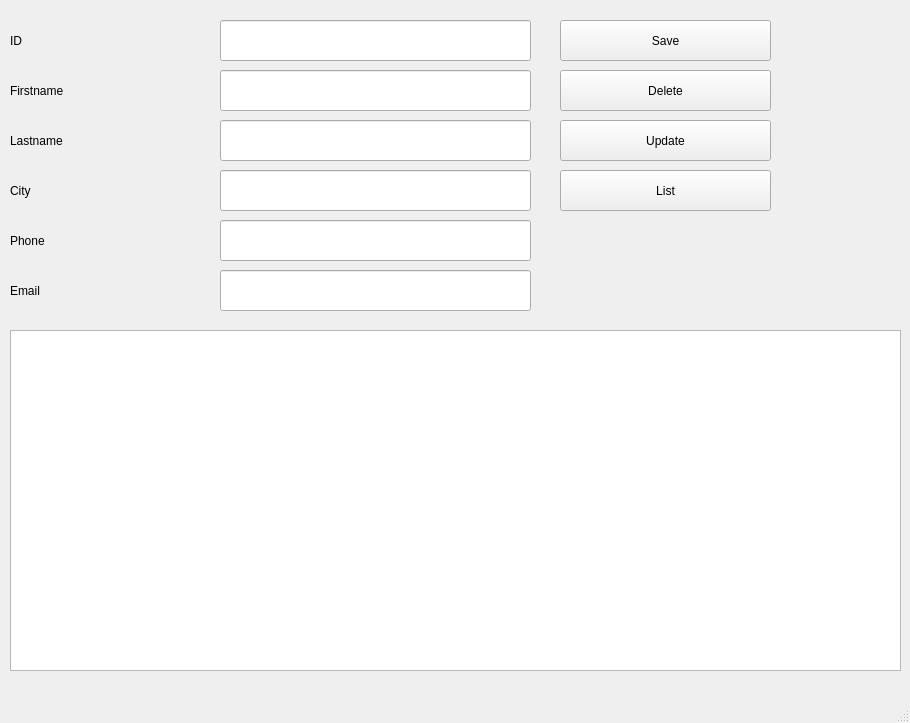
<?xml version="1.0" encoding="UTF-8"?>
<ui version="4.0">
 <class>MainWindow</class>
 <widget class="QMainWindow" name="MainWindow">
  <property name="geometry">
   <rect>
    <x>0</x>
    <y>0</y>
    <width>910</width>
    <height>723</height>
   </rect>
  </property>
  <property name="windowTitle">
   <string>MainWindow</string>
  </property>
  <widget class="QWidget" name="centralwidget">
   <widget class="QPushButton" name="btnSave">
    <property name="geometry">
     <rect>
      <x>560</x>
      <y>20</y>
      <width>211</width>
      <height>41</height>
     </rect>
    </property>
    <property name="text">
     <string>Save</string>
    </property>
   </widget>
   <widget class="QPushButton" name="btnDelete">
    <property name="geometry">
     <rect>
      <x>560</x>
      <y>70</y>
      <width>211</width>
      <height>41</height>
     </rect>
    </property>
    <property name="text">
     <string>Delete</string>
    </property>
   </widget>
   <widget class="QPushButton" name="btnUpdate">
    <property name="geometry">
     <rect>
      <x>560</x>
      <y>120</y>
      <width>211</width>
      <height>41</height>
     </rect>
    </property>
    <property name="text">
     <string>Update</string>
    </property>
   </widget>
   <widget class="QPushButton" name="btnList">
    <property name="geometry">
     <rect>
      <x>560</x>
      <y>170</y>
      <width>211</width>
      <height>41</height>
     </rect>
    </property>
    <property name="text">
     <string>List</string>
    </property>
   </widget>
   <widget class="QLineEdit" name="txtID">
    <property name="geometry">
     <rect>
      <x>220</x>
      <y>20</y>
      <width>311</width>
      <height>41</height>
     </rect>
    </property>
   </widget>
   <widget class="QLineEdit" name="txtFirstname">
    <property name="geometry">
     <rect>
      <x>220</x>
      <y>70</y>
      <width>311</width>
      <height>41</height>
     </rect>
    </property>
   </widget>
   <widget class="QLineEdit" name="txtLastname">
    <property name="geometry">
     <rect>
      <x>220</x>
      <y>120</y>
      <width>311</width>
      <height>41</height>
     </rect>
    </property>
   </widget>
   <widget class="QLineEdit" name="txtCity">
    <property name="geometry">
     <rect>
      <x>220</x>
      <y>170</y>
      <width>311</width>
      <height>41</height>
     </rect>
    </property>
   </widget>
   <widget class="QLineEdit" name="txtPhone">
    <property name="geometry">
     <rect>
      <x>220</x>
      <y>220</y>
      <width>311</width>
      <height>41</height>
     </rect>
    </property>
   </widget>
   <widget class="QLineEdit" name="txtEmail">
    <property name="geometry">
     <rect>
      <x>220</x>
      <y>270</y>
      <width>311</width>
      <height>41</height>
     </rect>
    </property>
   </widget>
   <widget class="QLabel" name="lblID">
    <property name="geometry">
     <rect>
      <x>10</x>
      <y>20</y>
      <width>201</width>
      <height>41</height>
     </rect>
    </property>
    <property name="text">
     <string>ID</string>
    </property>
   </widget>
   <widget class="QLabel" name="lblFirstname">
    <property name="geometry">
     <rect>
      <x>10</x>
      <y>70</y>
      <width>201</width>
      <height>41</height>
     </rect>
    </property>
    <property name="text">
     <string>Firstname</string>
    </property>
   </widget>
   <widget class="QLabel" name="lblLastname">
    <property name="geometry">
     <rect>
      <x>10</x>
      <y>120</y>
      <width>201</width>
      <height>41</height>
     </rect>
    </property>
    <property name="text">
     <string>Lastname</string>
    </property>
   </widget>
   <widget class="QLabel" name="lblCity">
    <property name="geometry">
     <rect>
      <x>10</x>
      <y>170</y>
      <width>201</width>
      <height>41</height>
     </rect>
    </property>
    <property name="text">
     <string>City</string>
    </property>
   </widget>
   <widget class="QLabel" name="lblPhone">
    <property name="geometry">
     <rect>
      <x>10</x>
      <y>220</y>
      <width>201</width>
      <height>41</height>
     </rect>
    </property>
    <property name="text">
     <string>Phone</string>
    </property>
   </widget>
   <widget class="QLabel" name="lblEmail">
    <property name="geometry">
     <rect>
      <x>10</x>
      <y>270</y>
      <width>201</width>
      <height>41</height>
     </rect>
    </property>
    <property name="text">
     <string>Email</string>
    </property>
   </widget>
   <widget class="QTableWidget" name="tblList">
    <property name="geometry">
     <rect>
      <x>10</x>
      <y>330</y>
      <width>891</width>
      <height>341</height>
     </rect>
    </property>
   </widget>
  </widget>
  <widget class="QMenuBar" name="menubar">
   <property name="geometry">
    <rect>
     <x>0</x>
     <y>0</y>
     <width>910</width>
     <height>22</height>
    </rect>
   </property>
  </widget>
  <widget class="QStatusBar" name="statusbar"/>
 </widget>
 <resources/>
 <connections/>
</ui>
